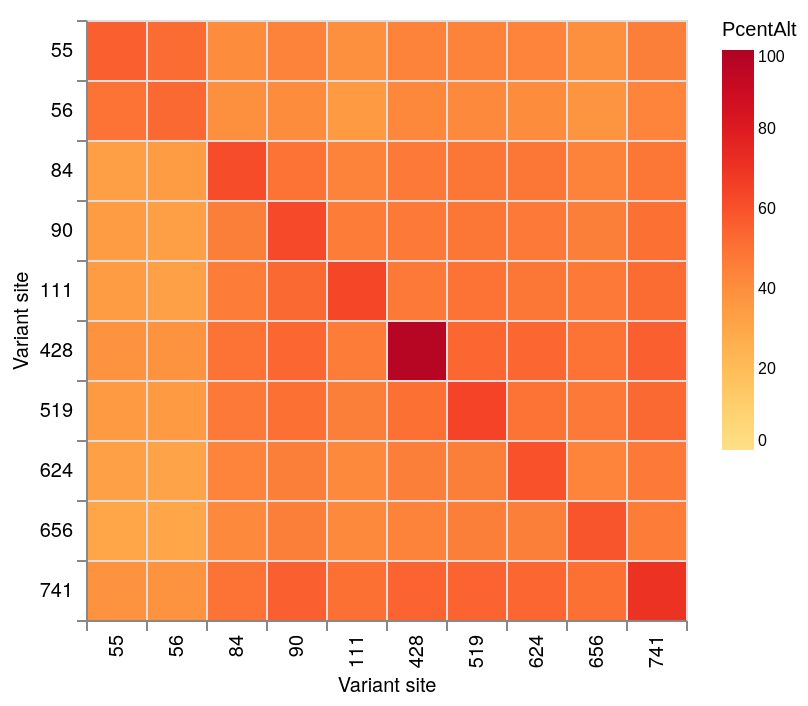

Write a Vega-Lite specification for this figure.
### Vega-Lite specification from a JSON file in a GitHub repository (floating-point values rounded to 4 significant figures)
{"$schema": "https://vega.github.io/schema/vega-lite/v5.json", "data": {"values": [{"SNP1": 55, "SNP2": 55, "Alt": 249, "Ref": 156, "Total": 442, "PcentAlt": 56.0, "PcentRef": 35.0}, {"SNP1": 55, "SNP2": 56, "Alt": 232, "Ref": 133, "Total": 442, "PcentAlt": 52.0, "PcentRef": 30.0}, {"SNP1": 55, "SNP2": 84, "Alt": 182, "Ref": 121, "Total": 442, "PcentAlt": 41.0, "PcentRef": 27.0}, {"SNP1": 55, "SNP2": 90, "Alt": 199, "Ref": 124, "Total": 442, "PcentAlt": 45.0, "PcentRef": 28.0}, {"SNP1": 55, "SNP2": 111, "Alt": 175, "Ref": 85, "Total": 442, "PcentAlt": 40.0, "PcentRef": 19.0}, {"SNP1": 55, "SNP2": 428, "Alt": 200, "Ref": 7, "Total": 442, "PcentAlt": 45.0, "PcentRef": 2.0}, {"SNP1": 55, "SNP2": 519, "Alt": 198, "Ref": 114, "Total": 442, "PcentAlt": 45.0, "PcentRef": 26.0}, {"SNP1": 55, "SNP2": 624, "Alt": 194, "Ref": 140, "Total": 442, "PcentAlt": 44.0, "PcentRef": 32.0}, {"SNP1": 55, "SNP2": 656, "Alt": 178, "Ref": 128, "Total": 442, "PcentAlt": 40.0, "PcentRef": 29.0}, {"SNP1": 55, "SNP2": 741, "Alt": 205, "Ref": 94, "Total": 442, "PcentAlt": 46.0, "PcentRef": 21.0}, {"SNP1": 56, "SNP2": 55, "Alt": 232, "Ref": 133, "Total": 466, "PcentAlt": 50.0, "PcentRef": 29.0}, {"SNP1": 56, "SNP2": 56, "Alt": 247, "Ref": 187, "Total": 466, "PcentAlt": 53.0, "PcentRef": 40.0}, {"SNP1": 56, "SNP2": 84, "Alt": 185, "Ref": 141, "Total": 466, "PcentAlt": 40.0, "PcentRef": 30.0}, {"SNP1": 56, "SNP2": 90, "Alt": 192, "Ref": 147, "Total": 466, "PcentAlt": 41.0, "PcentRef": 32.0}, {"SNP1": 56, "SNP2": 111, "Alt": 167, "Ref": 92, "Total": 466, "PcentAlt": 36.0, "PcentRef": 20.0}, {"SNP1": 56, "SNP2": 428, "Alt": 199, "Ref": 7, "Total": 466, "PcentAlt": 43.0, "PcentRef": 2.0}, {"SNP1": 56, "SNP2": 519, "Alt": 196, "Ref": 131, "Total": 466, "PcentAlt": 42.0, "PcentRef": 28.0}, {"SNP1": 56, "SNP2": 624, "Alt": 192, "Ref": 156, "Total": 466, "PcentAlt": 41.0, "PcentRef": 33.0}, {"SNP1": 56, "SNP2": 656, "Alt": 175, "Ref": 147, "Total": 466, "PcentAlt": 38.0, "PcentRef": 32.0}, {"SNP1": 56, "SNP2": 741, "Alt": 204, "Ref": 109, "Total": 466, "PcentAlt": 44.0, "PcentRef": 23.0}, {"SNP1": 84, "SNP2": 55, "Alt": 182, "Ref": 121, "Total": 532, "PcentAlt": 34.0, "PcentRef": 23.0}, {"SNP1": 84, "SNP2": 56, "Alt": 185, "Ref": 141, "Total": 532, "PcentAlt": 35.0, "PcentRef": 27.0}, {"SNP1": 84, "SNP2": 84, "Alt": 330, "Ref": 194, "Total": 532, "PcentAlt": 62.0, "PcentRef": 36.0}, {"SNP1": 84, "SNP2": 90, "Alt": 265, "Ref": 153, "Total": 532, "PcentAlt": 50.0, "PcentRef": 29.0}, {"SNP1": 84, "SNP2": 111, "Alt": 237, "Ref": 93, "Total": 532, "PcentAlt": 45.0, "PcentRef": 17.0}, {"SNP1": 84, "SNP2": 428, "Alt": 256, "Ref": 6, "Total": 532, "PcentAlt": 48.0, "PcentRef": 1.0}, {"SNP1": 84, "SNP2": 519, "Alt": 263, "Ref": 133, "Total": 532, "PcentAlt": 49.0, "PcentRef": 25.0}, {"SNP1": 84, "SNP2": 624, "Alt": 261, "Ref": 169, "Total": 532, "PcentAlt": 49.0, "PcentRef": 32.0}, {"SNP1": 84, "SNP2": 656, "Alt": 241, "Ref": 154, "Total": 532, "PcentAlt": 45.0, "PcentRef": 29.0}, {"SNP1": 84, "SNP2": 741, "Alt": 262, "Ref": 116, "Total": 532, "PcentAlt": 49.0, "PcentRef": 22.0}, {"SNP1": 90, "SNP2": 55, "Alt": 199, "Ref": 124, "Total": 570, "PcentAlt": 35.0, "PcentRef": 22.0}, {"SNP1": 90, "SNP2": 56, "Alt": 192, "Ref": 147, "Total": 570, "PcentAlt": 34.0, "PcentRef": 26.0}, {"SNP1": 90, "SNP2": 84, "Alt": 265, "Ref": 153, "Total": 570, "PcentAlt": 46.0, "PcentRef": 27.0}, {"SNP1": 90, "SNP2": 90, "Alt": 357, "Ref": 196, "Total": 570, "PcentAlt": 63.0, "PcentRef": 34.0}, {"SNP1": 90, "SNP2": 111, "Alt": 269, "Ref": 103, "Total": 570, "PcentAlt": 47.0, "PcentRef": 18.0}, {"SNP1": 90, "SNP2": 428, "Alt": 274, "Ref": 7, "Total": 570, "PcentAlt": 48.0, "PcentRef": 1.0}, {"SNP1": 90, "SNP2": 519, "Alt": 279, "Ref": 142, "Total": 570, "PcentAlt": 49.0, "PcentRef": 25.0}, {"SNP1": 90, "SNP2": 624, "Alt": 275, "Ref": 170, "Total": 570, "PcentAlt": 48.0, "PcentRef": 30.0}, {"SNP1": 90, "SNP2": 656, "Alt": 263, "Ref": 163, "Total": 570, "PcentAlt": 46.0, "PcentRef": 29.0}, {"SNP1": 90, "SNP2": 741, "Alt": 291, "Ref": 115, "Total": 570, "PcentAlt": 51.0, "PcentRef": 20.0}, {"SNP1": 111, "SNP2": 55, "Alt": 175, "Ref": 85, "Total": 505, "PcentAlt": 35.0, "PcentRef": 17.0}, {"SNP1": 111, "SNP2": 56, "Alt": 167, "Ref": 92, "Total": 505, "PcentAlt": 33.0, "PcentRef": 18.0}, {"SNP1": 111, "SNP2": 84, "Alt": 237, "Ref": 93, "Total": 505, "PcentAlt": 47.0, "PcentRef": 18.0}, {"SNP1": 111, "SNP2": 90, "Alt": 269, "Ref": 103, "Total": 505, "PcentAlt": 53.0, "PcentRef": 20.0}, {"SNP1": 111, "SNP2": 111, "Alt": 325, "Ref": 125, "Total": 505, "PcentAlt": 64.0, "PcentRef": 25.0}, {"SNP1": 111, "SNP2": 428, "Alt": 243, "Ref": 6, "Total": 505, "PcentAlt": 48.0, "PcentRef": 1.0}, {"SNP1": 111, "SNP2": 519, "Alt": 250, "Ref": 94, "Total": 505, "PcentAlt": 50.0, "PcentRef": 19.0}, {"SNP1": 111, "SNP2": 624, "Alt": 247, "Ref": 108, "Total": 505, "PcentAlt": 49.0, "PcentRef": 21.0}, {"SNP1": 111, "SNP2": 656, "Alt": 240, "Ref": 106, "Total": 505, "PcentAlt": 48.0, "PcentRef": 21.0}, {"SNP1": 111, "SNP2": 741, "Alt": 265, "Ref": 82, "Total": 505, "PcentAlt": 52.0, "PcentRef": 16.0}, {"SNP1": 428, "SNP2": 55, "Alt": 200, "Ref": 7, "Total": 512, "PcentAlt": 39.0, "PcentRef": 1.0}, {"SNP1": 428, "SNP2": 56, "Alt": 199, "Ref": 7, "Total": 512, "PcentAlt": 39.0, "PcentRef": 1.0}, {"SNP1": 428, "SNP2": 84, "Alt": 256, "Ref": 6, "Total": 512, "PcentAlt": 50.0, "PcentRef": 1.0}, {"SNP1": 428, "SNP2": 90, "Alt": 274, "Ref": 7, "Total": 512, "PcentAlt": 54.0, "PcentRef": 1.0}, {"SNP1": 428, "SNP2": 111, "Alt": 243, "Ref": 6, "Total": 512, "PcentAlt": 47.0, "PcentRef": 1.0}, {"SNP1": 428, "SNP2": 428, "Alt": 498, "Ref": 7, "Total": 512, "PcentAlt": 97.0, "PcentRef": 1.0}, {"SNP1": 428, "SNP2": 519, "Alt": 279, "Ref": 6, "Total": 512, "PcentAlt": 54.0, "PcentRef": 1.0}, {"SNP1": 428, "SNP2": 624, "Alt": 274, "Ref": 6, "Total": 512, "PcentAlt": 54.0, "PcentRef": 1.0}, {"SNP1": 428, "SNP2": 656, "Alt": 257, "Ref": 7, "Total": 512, "PcentAlt": 50.0, "PcentRef": 1.0}, {"SNP1": 428, "SNP2": 741, "Alt": 287, "Ref": 6, "Total": 512, "PcentAlt": 56.0, "PcentRef": 1.0}, {"SNP1": 519, "SNP2": 55, "Alt": 198, "Ref": 114, "Total": 547, "PcentAlt": 36.0, "PcentRef": 21.0}, {"SNP1": 519, "SNP2": 56, "Alt": 196, "Ref": 131, "Total": 547, "PcentAlt": 36.0, "PcentRef": 24.0}, {"SNP1": 519, "SNP2": 84, "Alt": 263, "Ref": 133, "Total": 547, "PcentAlt": 48.0, "PcentRef": 24.0}, {"SNP1": 519, "SNP2": 90, "Alt": 279, "Ref": 142, "Total": 547, "PcentAlt": 51.0, "PcentRef": 26.0}, {"SNP1": 519, "SNP2": 111, "Alt": 250, "Ref": 94, "Total": 547, "PcentAlt": 46.0, "PcentRef": 17.0}, {"SNP1": 519, "SNP2": 428, "Alt": 279, "Ref": 6, "Total": 547, "PcentAlt": 51.0, "PcentRef": 1.0}, {"SNP1": 519, "SNP2": 519, "Alt": 355, "Ref": 190, "Total": 547, "PcentAlt": 65.0, "PcentRef": 35.0}, {"SNP1": 519, "SNP2": 624, "Alt": 273, "Ref": 156, "Total": 547, "PcentAlt": 50.0, "PcentRef": 29.0}, {"SNP1": 519, "SNP2": 656, "Alt": 260, "Ref": 143, "Total": 547, "PcentAlt": 48.0, "PcentRef": 26.0}, {"SNP1": 519, "SNP2": 741, "Alt": 288, "Ref": 105, "Total": 547, "PcentAlt": 53.0, "PcentRef": 19.0}, {"SNP1": 624, "SNP2": 55, "Alt": 194, "Ref": 140, "Total": 592, "PcentAlt": 33.0, "PcentRef": 24.0}, {"SNP1": 624, "SNP2": 56, "Alt": 192, "Ref": 156, "Total": 592, "PcentAlt": 32.0, "PcentRef": 26.0}, {"SNP1": 624, "SNP2": 84, "Alt": 261, "Ref": 169, "Total": 592, "PcentAlt": 44.0, "PcentRef": 29.0}, {"SNP1": 624, "SNP2": 90, "Alt": 275, "Ref": 170, "Total": 592, "PcentAlt": 46.0, "PcentRef": 29.0}, {"SNP1": 624, "SNP2": 111, "Alt": 247, "Ref": 108, "Total": 592, "PcentAlt": 42.0, "PcentRef": 18.0}, {"SNP1": 624, "SNP2": 428, "Alt": 274, "Ref": 6, "Total": 592, "PcentAlt": 46.0, "PcentRef": 1.0}, {"SNP1": 624, "SNP2": 519, "Alt": 273, "Ref": 156, "Total": 592, "PcentAlt": 46.0, "PcentRef": 26.0}, {"SNP1": 624, "SNP2": 624, "Alt": 353, "Ref": 234, "Total": 592, "PcentAlt": 60.0, "PcentRef": 40.0}, {"SNP1": 624, "SNP2": 656, "Alt": 263, "Ref": 178, "Total": 592, "PcentAlt": 44.0, "PcentRef": 30.0}, {"SNP1": 624, "SNP2": 741, "Alt": 282, "Ref": 131, "Total": 592, "PcentAlt": 48.0, "PcentRef": 22.0}, {"SNP1": 656, "SNP2": 55, "Alt": 178, "Ref": 128, "Total": 570, "PcentAlt": 31.0, "PcentRef": 22.0}, {"SNP1": 656, "SNP2": 56, "Alt": 175, "Ref": 147, "Total": 570, "PcentAlt": 31.0, "PcentRef": 26.0}, {"SNP1": 656, "SNP2": 84, "Alt": 241, "Ref": 154, "Total": 570, "PcentAlt": 42.0, "PcentRef": 27.0}, {"SNP1": 656, "SNP2": 90, "Alt": 263, "Ref": 163, "Total": 570, "PcentAlt": 46.0, "PcentRef": 29.0}, {"SNP1": 656, "SNP2": 111, "Alt": 240, "Ref": 106, "Total": 570, "PcentAlt": 42.0, "PcentRef": 19.0}, {"SNP1": 656, "SNP2": 428, "Alt": 257, "Ref": 7, "Total": 570, "PcentAlt": 45.0, "PcentRef": 1.0}, {"SNP1": 656, "SNP2": 519, "Alt": 260, "Ref": 143, "Total": 570, "PcentAlt": 46.0, "PcentRef": 25.0}, {"SNP1": 656, "SNP2": 624, "Alt": 263, "Ref": 178, "Total": 570, "PcentAlt": 46.0, "PcentRef": 31.0}, {"SNP1": 656, "SNP2": 656, "Alt": 334, "Ref": 234, "Total": 570, "PcentAlt": 59.0, "PcentRef": 41.0}, {"SNP1": 656, "SNP2": 741, "Alt": 267, "Ref": 127, "Total": 570, "PcentAlt": 47.0, "PcentRef": 22.0}, {"SNP1": 741, "SNP2": 55, "Alt": 205, "Ref": 94, "Total": 519, "PcentAlt": 39.0, "PcentRef": 18.0}, {"SNP1": 741, "SNP2": 56, "Alt": 204, "Ref": 109, "Total": 519, "PcentAlt": 39.0, "PcentRef": 21.0}, {"SNP1": 741, "SNP2": 84, "Alt": 262, "Ref": 116, "Total": 519, "PcentAlt": 50.0, "PcentRef": 22.0}, {"SNP1": 741, "SNP2": 90, "Alt": 291, "Ref": 115, "Total": 519, "PcentAlt": 56.0, "PcentRef": 22.0}, {"SNP1": 741, "SNP2": 111, "Alt": 265, "Ref": 82, "Total": 519, "PcentAlt": 51.0, "PcentRef": 16.0}, {"SNP1": 741, "SNP2": 428, "Alt": 287, "Ref": 6, "Total": 519, "PcentAlt": 55.0, "PcentRef": 1.0}, {"SNP1": 741, "SNP2": 519, "Alt": 288, "Ref": 105, "Total": 519, "PcentAlt": 55.0, "PcentRef": 20.0}, {"SNP1": 741, "SNP2": 624, "Alt": 282, "Ref": 131, "Total": 519, "PcentAlt": 54.0, "PcentRef": 25.0}, {"SNP1": 741, "SNP2": 656, "Alt": 267, "Ref": 127, "Total": 519, "PcentAlt": 51.0, "PcentRef": 24.0}, {"SNP1": 741, "SNP2": 741, "Alt": 367, "Ref": 147, "Total": 519, "PcentAlt": 71.0, "PcentRef": 28.0}]}, "mark": "rect", "width": 300, "height": 300, "title": {"fontSize": 16}, "encoding": {"y": {"field": "SNP1", "type": "ordinal", "title": "Variant site", "axis": {"labelFont": "Helvetica Neue", "titleFontSize": 10, "titleFontWeight": 400, "labelFontWeight": 300, "titleFont": "Helvetica Neue"}}, "x": {"field": "SNP2", "type": "ordinal", "title": "Variant site", "axis": {"labelFont": "Helvetica Neue", "titleFontSize": 10, "titleFontWeight": 400, "labelFontWeight": 300, "titleFont": "Helvetica Neue"}}, "color": {"type": "quantitative", "field": "PcentAlt", "scale": {"domain": [0, 100], "scheme": "yelloworangered"}}}, "config": {"legend": {"labelFontSize": 8, "titleFontWeight": 300, "labelFontWeight": 300, "titleFontSize": 10}, "axis": {"grid": true, "tickBand": "extent"}}}
